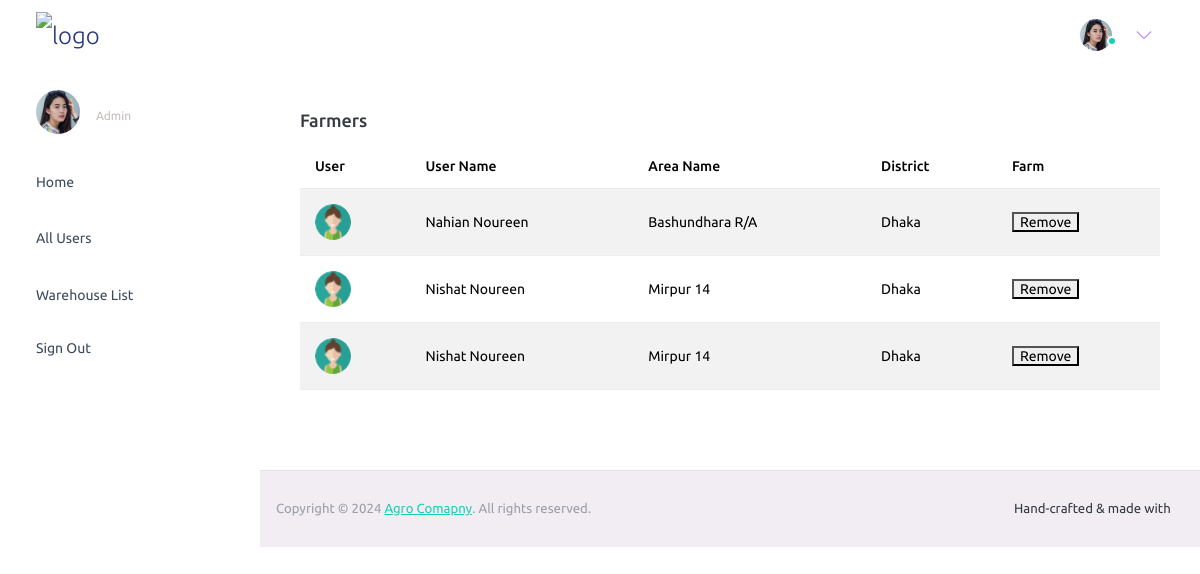
Screenshot of /adminpages/admin-farmerlist.php with the database file from the repository.
### tables this page shows
CREATE TABLE `farmer_t` (
  `FarmerID` varchar(20) NOT NULL,
  `FName` varchar(50) DEFAULT NULL,
  `LName` varchar(50) DEFAULT NULL,
  `AreaName` varchar(50) DEFAULT NULL,
  `District` varchar(50) DEFAULT NULL,
  `Division` varchar(20) DEFAULT NULL,
  `ContactNumber` varchar(15) DEFAULT NULL,
  `FarmID` varchar(20) DEFAULT NULL
);

### adminpages/admin-farmerlist.php (the view, shortened to what this page needs)
<?php
  include '../backend/connect.php';
?>
<!DOCTYPE html>
<html lang="en">
  <head>
    <link rel="stylesheet" href="../assets/vendors/mdi/css/materialdesignicons.min.css">
    <link rel="stylesheet" href="../assets/vendors/ti-icons/css/themify-icons.css">
    <link rel="stylesheet" href="../assets/vendors/css/vendor.bundle.base.css">
    <link rel="stylesheet" href="../assets/vendors/font-awesome/css/font-awesome.min.css">
    <link rel="stylesheet" href="../assets/vendors/font-awesome/css/font-awesome.min.css" />
    <link rel="stylesheet" href="../assets/vendors/bootstrap-datepicker/bootstrap-datepicker.min.css">
    <link rel="stylesheet" href="../assets/css/style.css">
  </head>
  <body>
    <div class="container-scroller">
      <nav class="navbar default-layout-navbar col-lg-12 col-12 p-0 fixed-top d-flex flex-row">
        <div class="text-center navbar-brand-wrapper d-flex align-items-center justify-content-start">
          <a class="navbar-brand brand-logo" href="index.html"><img src="../assets/images/login/login page.jpg" alt="logo" /></a>
        </div>
        <div class="navbar-menu-wrapper d-flex align-items-stretch">
          <button class="navbar-toggler navbar-toggler align-self-center" type="button" data-toggle="minimize">
            <span class="mdi mdi-menu"></span>
          </button>
          <ul class="navbar-nav navbar-nav-right">
            <li class="nav-item nav-profile dropdown">
              <a class="nav-link dropdown-toggle" id="profileDropdown" href="#" data-bs-toggle="dropdown" aria-expanded="false">
                <div class="nav-profile-img">
                  <img src="../assets/images/faces/face23.jpg" alt="image">
                  <span class="availability-status online"></span>
                </div>
              </a>
            </li>
          </ul>
        </div>
      </nav>
      <div class="container-fluid page-body-wrapper">
        <nav class="sidebar sidebar-offcanvas" id="sidebar">
          <ul class="nav">
            <li class="nav-item nav-profile">
              <a href="#" class="nav-link">
                <div class="nav-profile-image">
                  <img src="../assets/images/faces/face23.jpg" alt="profile" />
                </div>
                <div class="nav-profile-text d-flex flex-column">
                  <span class="text-secondary text-small">Admin</span>
                </div>
                <i class="mdi mdi-bookmark-check text-success nav-profile-badge"></i>
              </a>
            </li>
            <li class="nav-item">
              <a class="nav-link" href="../admin.php">
                <span class="menu-title">Home</span>
                <i class="mdi mdi-home menu-icon"></i>
              </a>
            </li>
            <li class="nav-item">
              <a class="nav-link" data-bs-toggle="collapse" href="#ui-basic" aria-expanded="false" aria-controls="ui-basic">
                <span class="menu-title">All Users</span>
                <i class="menu-arrow"></i>
                <i class="mdi mdi-crosshairs-gps menu-icon"></i>
              </a>
            </li>
            <li class="nav-item">
              <a class="nav-link" data-bs-toggle="collapse" href="#auth" aria-expanded="false" aria-controls="auth">
                <span class="menu-title">Warehouse List</span>
                <i class="menu-arrow"></i>
                <i class="mdi mdi-lock menu-icon"></i>
              </a>
            </li>
            <li class="nav-item">
              <a class="nav-link" href="../login.html">
                <span class="menu-title">Sign Out</span>
              </a>
            </li>
          </ul>
        </nav>
        <div class="main-panel">
            <div class="col-lg-12 grid-margin stretch-card">
                <div class="card">
                  <div class="card-body">
                    <h4 class="card-title">Farmers</h4>
                    <table class="table table-striped">
                      <thead>
                        <tr>
                          <th> User </th>
                          <th> User Name </th>
                          <th> Area Name </th>
                          <th> District </th>
                          <th> Farm </th>
                        </tr>
                      </thead>
                      <tbody>
                        <form action="../backend/remove-farmer.php" method="POST">
                        <?php
                          $sql = "SELECT * FROM farmer_t";
                          $result = $conn->query($sql);
                          echo "<tr>";
                          while ($row = mysqli_fetch_array($result)) {
                            echo "<td ClassName='py-1'>";
                            echo "<img src='../assets/images/faces-clipart/pic-3.png' " . "alt=image' /></td>";
                            $farmer_id = $row['FarmerID'];
                            $first_name = $row['FName'];
                            $last_name = $row['LName'];
                            $area_name = $row['AreaName'];
                            $district = $row['District'];
                            $user_name = $first_name . " " . $last_name;
                            echo "<td>" . $user_name . "</td>";
                            echo "<td>" . $area_name . "</td>";
                            echo "<td>" . $district . "</td>";
                            echo "<td><button type='submit' name='remove_farmer' value='" . $farmer_id . "'>Remove</button></td></tr>";
                          }
                        ?>
                        </form>
                      </tbody>
                    </table>
                  </div>
                </div>
              </div>
          <footer class="footer">
            <div class="d-sm-flex justify-content-center justify-content-sm-between">
              <span class="text-muted text-center text-sm-left d-block d-sm-inline-block">Copyright © 2024 <a href="#" target="_blank">Agro Comapny</a>. All rights reserved.</span>
              <span class="float-none float-sm-right d-block mt-1 mt-sm-0 text-center">Hand-crafted & made with <i class="mdi mdi-heart text-danger"></i></span>
            </div>
          </footer>
        </div>
      </div>
    </div>
  </body>
</html>

### rows the page displays
farmer_t: user_name "Nahian Noureen", AreaName "Bashundhara R/A", District "Dhaka", $farmer_id 1122334 (drawn)
farmer_t: user_name "Nishat Noureen", AreaName "Mirpur 14", District "Dhaka"
farmer_t: user_name "Nishat Noureen", AreaName "Mirpur 14", District "Dhaka"
